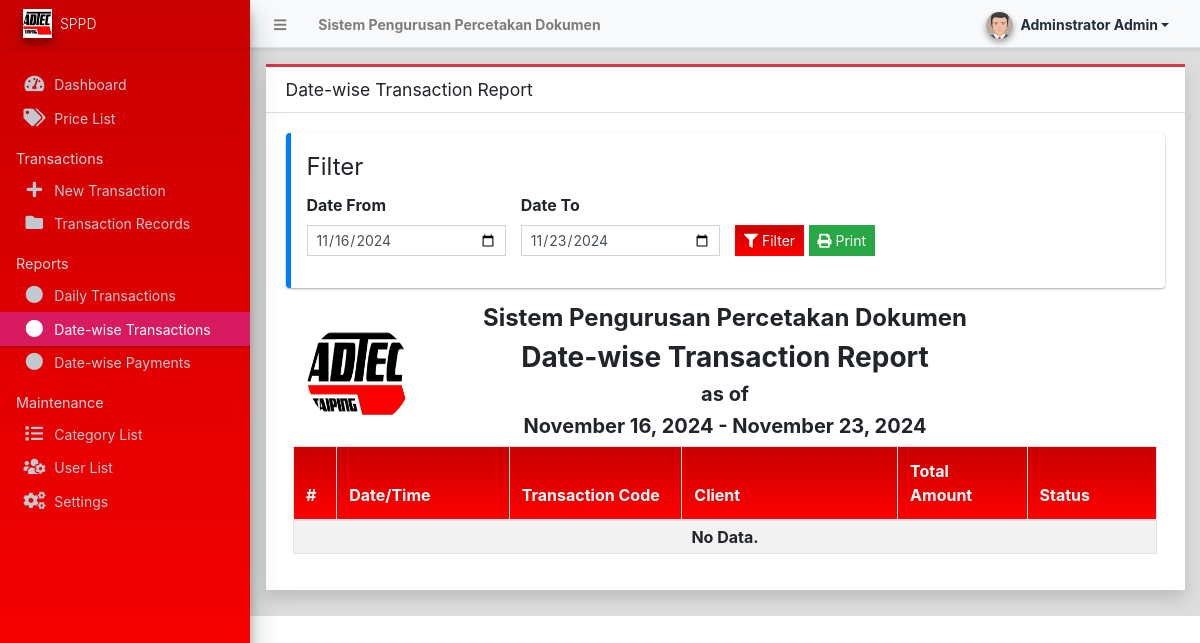
The page /admin/?page=reports/date_wise_transaction (signed in) on the database as committed earlier.
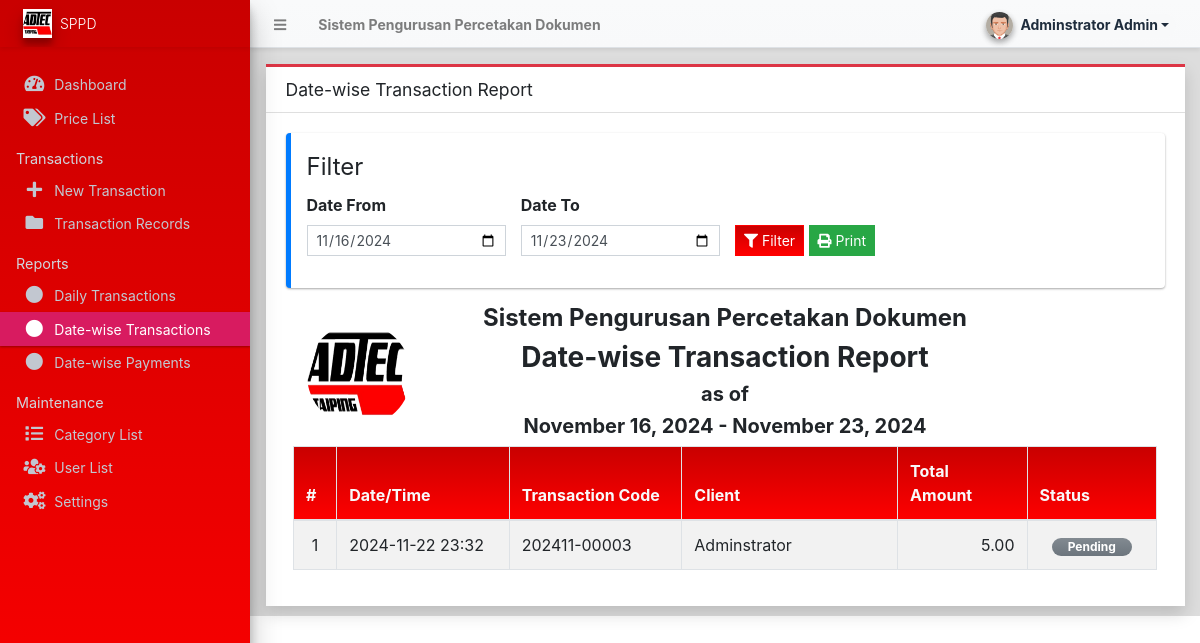
The same page on the database as committed later.
### tables this page shows
CREATE TABLE IF NOT EXISTS `transaction_list` (
  `id` int NOT NULL AUTO_INCREMENT,
  `code` varchar(100) NOT NULL,
  `user_id` int DEFAULT NULL,
  `client_name` text NOT NULL,
  `client_contact` text NOT NULL,
  `client_address` text NOT NULL,
  `total_amount` float NOT NULL DEFAULT '0',
  `paid_amount` float NOT NULL DEFAULT '0',
  `balance` float NOT NULL DEFAULT '0',
  `payment_status` tinyint(1) NOT NULL DEFAULT '0' COMMENT '0=Unpaid, 1=partially paid, 2= paid',
  `status` tinyint(1) NOT NULL DEFAULT '0' COMMENT '0=pending, 1= On-process, 2= done',
  `date_created` datetime NOT NULL DEFAULT CURRENT_TIMESTAMP,
  `date_updated` datetime DEFAULT NULL ON UPDATE CURRENT_TIMESTAMP,
  PRIMARY KEY (`id`)
);

### classes/DBConnection.php (called while the page is built, shortened)
<?php
class DBConnection{
    private $host = DB_SERVER;
    private $username = DB_USERNAME;
    private $password = DB_PASSWORD;
    private $database = DB_NAME;
    public $conn;
    public function __construct(){
        if (!isset($this->conn)) {
            $this->conn = new mysqli($this->host, $this->username, $this->password, $this->database);
        }
    }
}
?>

### classes/SystemSettings.php (called while the page is built, shortened)
<?php
class SystemSettings extends DBConnection{
	function info($field=''){
		if(!empty($field)){
			if(isset($_SESSION['system_info'][$field]))
				return $_SESSION['system_info'][$field];
			else
				return false;
		}else{
			return false;
		}
	}
}
$_settings = new SystemSettings();
?>

### config.php (called while the page is built, shortened)
<?php
require_once('classes/DBConnection.php');
require_once('classes/SystemSettings.php');
function validate_image($file){
	if(!empty($file)){
        $ex = explode('?',$file);
        $file = $ex[0];
        $param =  isset($ex[1]) ? '?'.$ex[1]  : '';
		if(is_file(base_app.$file)){
			return base_url.$file.$param;
		}else{
			return base_url.'dist/img/no-image-available.png';
		}
	}else{
		return base_url.'dist/img/no-image-available.png';
	}
}
?>

### admin/reports/date_wise_transaction.php (the view, shortened to what this page needs)
<?php
$from = isset($_GET['from']) ? $_GET['from'] : date("Y-m-d",strtotime(date("Y-m-d")." -1 week"));
$to = isset($_GET['to']) ? $_GET['to'] : date("Y-m-d",strtotime(date("Y-m-d")));
?>
<div class="card card-outline card-red rounded-0 shadow">
	<div class="card-header">
		<h3 class="card-title">Date-wise Transaction Report</h3>
	</div>
	<div class="card-body">
		<div class="callout border-primary">
			<fieldset>
				<legend>Filter</legend>
					<form action="" id="filter">
						<div class="row align-items-end">
							<div class="form-group col-md-3">
								<label for="from" class="control-label">Date From</label>
                                <input type="date" name="from" id="from" value="<?= $from ?>" class="form-control form-control-sm rounded-0">
							</div>
							<div class="form-group col-md-3">
								<label for="to" class="control-label">Date To</label>
                                <input type="date" name="to" id="to" value="<?= $to ?>" class="form-control form-control-sm rounded-0">
							</div>
							<div class="form-group col-md-4">
                                <button class="btn btn-primary btn-flat btn-sm"><i class="fa fa-filter"></i> Filter</button>
			                    <button class="btn btn-sm btn-flat btn-success" type="button" id="print"><i class="fa fa-print"></i> Print</button>
							</div>
						</div>
					</form>
			</fieldset>
		</div>
		<div id="outprint">
        <div class="container-fluid">
			<div class="row">
				<div class="col-2 d-flex justify-content-center align-items-center">
					<img src="<?= validate_image($_settings->info('logo')) ?>" class="img-circle" id="sys_logo" alt="System Logo">
				</div>
				<div class="col-8">
					<h4 class="text-center"><b><?= $_settings->info('name') ?></b></h4>
					<h3 class="text-center"><b>Date-wise Transaction Report</b></h3>
					<h5 class="text-center"><b>as of</b></h5>
					<h5 class="text-center"><b><?= date("F d, Y", strtotime($from)). " - ".date("F d, Y", strtotime($to)) ?></b></h5>
				</div>
				<div class="col-2"></div>
			</div>
			<table class="table table-bordered table-hover table-striped">
				<colgroup>
					<col width="5%">
					<col width="20%">
					<col width="20%">
					<col width="25%">
					<col width="15%">
					<col width="15%">
				</colgroup>
				<thead>
					<tr class="bg-gradient-red text-light">
						<th>#</th>
						<th>Date/Time</th>
						<th>Transaction Code</th>
						<th>Client</th>
						<th>Total Amount</th>
						<th>Status</th>
					</tr>
				</thead>
				<tbody>
					<?php
						$i = 1;
						$qry = $conn->query("SELECT * from `transaction_list` where date(date_created) between '{$from}' and '{$to}' order by unix_timestamp(date_created) asc ");
						while($row = $qry->fetch_assoc()):
					?>
						<tr>
							<td class="text-center"><?php echo $i++; ?></td>
							<td class=""><?php echo date("Y-m-d H:i",strtotime($row['date_created'])) ?></td>
							<td class=""><p class="m-0"><?php echo $row['code'] ?></p></td>
							<td class=""><p class="m-0"><?php echo $row['client_name'] ?></p></td>
							<td class="text-right"><?= number_format($row['total_amount'],2) ?></td>
							<td class="text-center">
								<?php
									switch ($row['status']){
										case 0:
											echo '<span class="rounded-pill badge badge-secondary bg-gradient-secondary px-3">Pending</span>';
											break;
									}
								?>
							</td>
						</tr>
					<?php endwhile; ?>
					<?php if($qry->num_rows <= 0): ?>
						<tr>
							<th class="py-1 text-center" colspan="6">No Data.</th>
						</tr>
					<?php endif; ?>
				</tbody>
			</table>
		</div>
		</div>
	</div>
</div>

Rows that differ between the two databases and show on the page:
added transaction_list: date_created "2024-11-22 23:32", code "202411-00003", client_name "Adminstrator", total_amount "5.00", status "Pending"
Other text that changed with them:
text no longer shown: "No Data."
